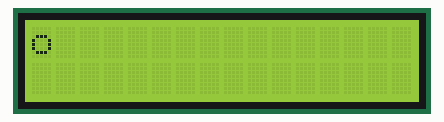
Simulated run of this sketch. Board: Arduino Uno, built with avr-gcc and run on an emulated ATmega328P. Parts: 16×2 character LCD.

Above: at 0.11 s.
At 1.03 s:
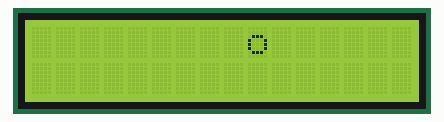
At 1.44 s:
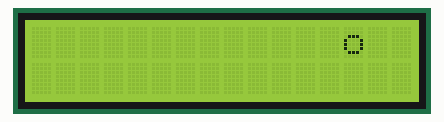
At 1.95 s:
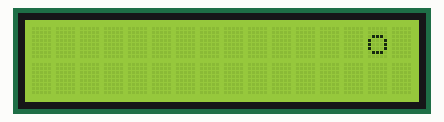
At 2.88 s:
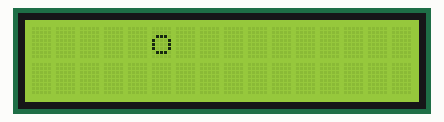
At 3.9 s:
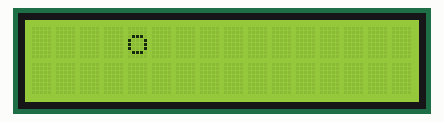

Measured:
- by itself, everything shown: repeats every 3.4 s, in 32 steps

The sketch:

053-2-LCD-scrolla-no-traccia.ino
```cpp
//pallina che va avanti e indietro
#include <LiquidCrystal.h>

//setup dei pin
const int rs = 12, en = 11, d4 = 5, d5 = 4, d6 = 3, d7 = 2;
LiquidCrystal lcd(rs, en, d4, d5, d6, d7);

void setup() {
  //setup dimensioni
  lcd.begin(16, 2);
}

void loop() {
  for (int c = 0; c < 16; c++) {
    lcd.setCursor(c, 0);
    lcd.print("o");
    delay(100);
    lcd.clear();
  }
  for (int c = 16; c >= 0; c--) {
    lcd.setCursor(c, 0);
    lcd.print("o");
    delay(100);
    lcd.clear();
  }

}
```
